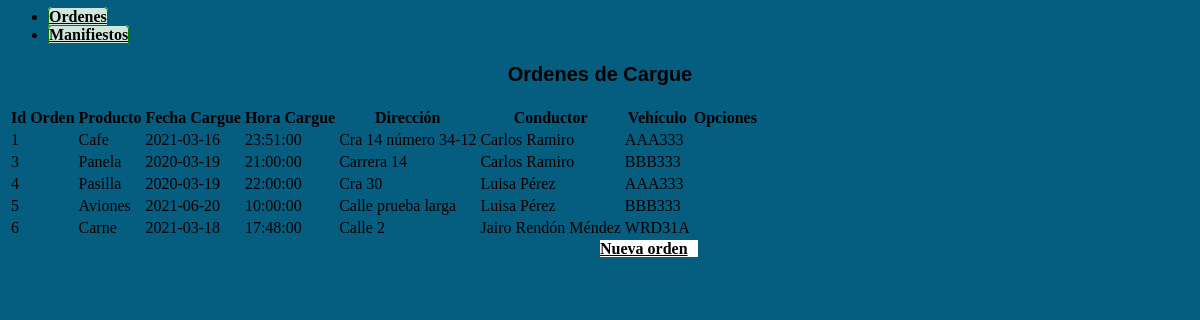
Screenshot of /orden/listado.php with the database file from the repository.
### tables this page shows
CREATE TABLE ordenes (
  id_orden int(10) NOT NULL,
  producto varchar(50) NOT NULL,
  fecha_cargue date NOT NULL,
  hora_cargue time NOT NULL,
  direccion varchar(50) NOT NULL,
  conductor int(11) NOT NULL,
  vehiculo varchar(10) NOT NULL
);

CREATE TABLE conductores (
  documento int(11) NOT NULL,
  nombre varchar(50) NOT NULL,
  direccion varchar(50) NOT NULL,
  telefono varchar(50) NOT NULL,
  catlicencia varchar(10) NOT NULL,
  vencimiento date NOT NULL
);

### lib.php (called while the page is built, shortened)
<?php
	$raiz = "http://localhost/proyectofinal/";
?>

### orden/Orden.php (called while the page is built, shortened)
<?php
class Orden
{
	public $bd;
	public function __construct($id_orden,$producto,$fecha_cargue,$hora_cargue,$direccion,$conductor,$vehiculo){
		$this->bd  = new PDO('mysql:host=localhost;dbname=proyectofinal','root','');
	}
	public function getAll(){
		return $this->bd->query("SELECT ordenes.id_orden, ordenes.producto, ordenes.fecha_cargue, ordenes.hora_cargue, ordenes.direccion, ordenes.conductor, conductores.nombre, conductores.direccion AS direccion_conductor, conductores.telefono, conductores.catlicencia, conductores.vencimiento, ordenes.vehiculo, vehiculos.marca, vehiculos.modelo, vehiculos.tipo, vehiculos.capacidad, vehiculos.foto FROM ordenes, conductores, vehiculos WHERE ordenes.conductor = conductores.documento AND ordenes.vehiculo = vehiculos.placa")->fetchAll(PDO::FETCH_OBJ);
	}
}
?>

### orden/listado.php (the view, shortened to what this page needs)
<?php
	include "lib.php";
	include "Orden.php";
	$o = new Orden("","","","","","","");
	$ordenes = $o->getAll();
?>
<link rel="stylesheet" type="text/css" href="css/miestilo.css">
<div class="content-wrapper">
	<div class="container">
	<?php include "menusupop.php"; ?>
		<h3>Ordenes de Cargue</h3>
	<table class="table table-hover table-success">
		<tr>
			<th>Id Orden</th>
			<th>Producto</th>
			<th>Fecha Cargue</th>
			<th>Hora Cargue</th>
			<th>Dirección</th>
			<th>Conductor</th>
			<th>Vehículo</th>
			<th>Opciones</th>
		</tr>
		<?php foreach ($ordenes as $o): ?>
			<tr>
				<td><?php echo $o->id_orden; ?></td>
				<td><?php echo $o->producto; ?></td>
				<td><?php echo $o->fecha_cargue; ?></td>
				<td><?php echo $o->hora_cargue; ?></td>
				<td><?php echo $o->direccion; ?></td>
				<td><?php echo $o->nombre; ?></td>
				<td><?php echo $o->vehiculo; ?></td>
				<td>
				</td>
			</tr>
		<?php endforeach; ?>
	</table>
	<a href="index.php?contenido=orden/formulario.php&accion=guardar" class="btn btn-danger">Nueva orden<i class="far fa-address-card"></i>
	</a>
</div>
</div>

### menusupop.php
<?php
 include "lib.php";
 ?>
<div class="container">
		<ul class="nav nav-tabs">
			<li class="nav-item">
				<a class="nav-link" aria-current="page" href="<?php echo $raiz ?>index.php?contenido=orden/listado.php">Ordenes</a>
			</li>
			<li class="nav-item">
				<a class="nav-link" href="<?php echo $raiz ?>index.php?contenido=manifiesto.php">Manifiestos</a>
			</li>
		</ul>
</div>

### css/miestilo.css (style rules this page uses)
.btn-danger { color: black; background-color: white; border-color: black; width: 220px; margin-left: 50%; transform: translateX(-50%); }
a { color: black; font-weight: bold; }
h3 { background-color: ; margin-top: 5px; text-align: center; color: black; font-family: arial; font-size: 20px; font-weight: bold; }
.nav-tabs { border-bottom: 3px solid #055E80; }
.nav-tabs .nav-link { margin-bottom: -1px; background: #d1e7dd; border: 1px solid #087903; border-top-left-radius: 0.25rem; border-top-right-radius: 0.25rem; margin-top: ; width: 150px; text-align: center; }

### rows the page displays
ordenes: id_orden "1", producto "Cafe", fecha_cargue "2021-03-16", hora_cargue "23:51:00", direccion "Cra 14 número 34-12", conductor.nombre "Carlos Ramiro", vehiculo "AAA333"
ordenes: id_orden "3", producto "Panela", fecha_cargue "2020-03-19", hora_cargue "21:00:00", direccion "Carrera 14", conductor.nombre "Carlos Ramiro", vehiculo "BBB333"
ordenes: id_orden "4", producto "Pasilla", fecha_cargue "2020-03-19", hora_cargue "22:00:00", direccion "Cra 30", conductor.nombre "Luisa Pérez", vehiculo "AAA333"
ordenes: id_orden "5", producto "Aviones", fecha_cargue "2021-06-20", hora_cargue "10:00:00", direccion "Calle prueba larga", conductor.nombre "Luisa Pérez", vehiculo "BBB333"
ordenes: id_orden "6", producto "Carne", fecha_cargue "2021-03-18", hora_cargue "17:48:00", direccion "Calle 2", conductor.nombre "Jairo Rendón Méndez", vehiculo "WRD31A"
